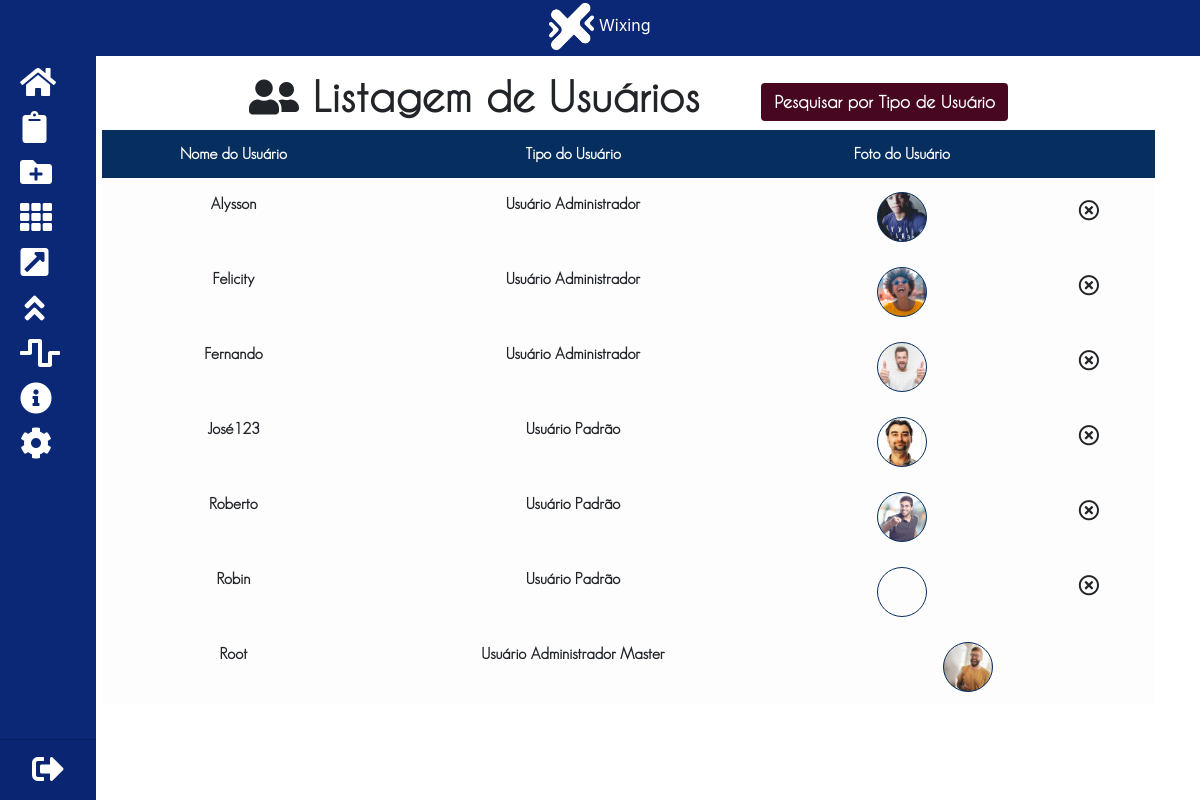
Page /listUsers.php (signed in) on the committed database.
### tables this page shows
CREATE TABLE `users` (
  `id` int(11) NOT NULL auto_increment,
  `user` varchar(50) NOT NULL,
  `senha` varchar(150) NOT NULL,
  `nivel` int(11) NOT NULL default '0',
  `perfilFoto` varchar(60) NOT NULL default 'default.png',
  PRIMARY KEY  (`id`),
  UNIQUE KEY `user` (`user`)
);

### _sqlC/listUsers.php (the view, shortened to what this page needs)
<?php
    include_once 'conexao.php';
    $cmd =  "SELECT * FROM users ORDER BY user";
    $sql = mysqli_query($conn, $cmd);
        while ($dados = $sql->fetch_assoc()) {
           $id = $dados['id'];
           $user = mb_convert_case($dados['user'], MB_CASE_TITLE , 'UTF-8');
           $foto = $dados['perfilFoto'];
           $nivel = $dados ['nivel'];
            $foto = "_usersImg/".$foto;
           if ($id == 1) {
                echo "
                <tr  >
                    <td> $user </td>
                    <td> Usuário Administrador Master </td>
                    <td colspan='2'><div id='fotoUser' class='container' style='background-image: url($foto)'> </div> </td>
                </tr>";
           }else {
                    if ($nivel == 1) {
                            echo "
                            <tr  >
                                <td> $user </td>
                                <td> Usuário Administrador </td>
                                <td><div id='fotoUser' class='container' style='background-image: url($foto)'> </div> </td>
                                <td><a href='confirmDellUserList.php?id=$id' class='btn'><i id='del' style='cursor: pointer' title='Apagar' class='far fa-times-circle fa-1x'></i> </a></td>
                            </tr>
                        ";
                 }else {
                            echo "
                            <tr  >
                                <td> $user </td>
                                <td> Usuário Padrão </td>
                                <td><div id='fotoUser' class='container' style='background-image: url($foto)'> </div> </td>
                                <td><a href='confirmDellUserList.php?id=$id' class='btn'><i id='del' style='cursor: pointer' title='Apagar' class='far fa-times-circle fa-1x'></i> </a></td>
                            </tr>
                        ";
                }
            }
        }
?>

### listUsers.php (style rules this page uses)
#del, #edit { transition: .1s; -webkit-transform: scale(1.3); }
div#fotoUser { width: 50px; height: 50px; border: solid 1px #062e5e; background-size: cover; padding: 1px; background-position: 50% 50%; border-radius: 100%; }

### rows in the picture
users: user "Alysson", shows a picture
users: user "Felicity", shows a picture
users: user "Fernando", shows a picture
users: user "José123", shows a picture
users: user "Roberto", shows a picture
users: user "Robin"
users: user "Root"
